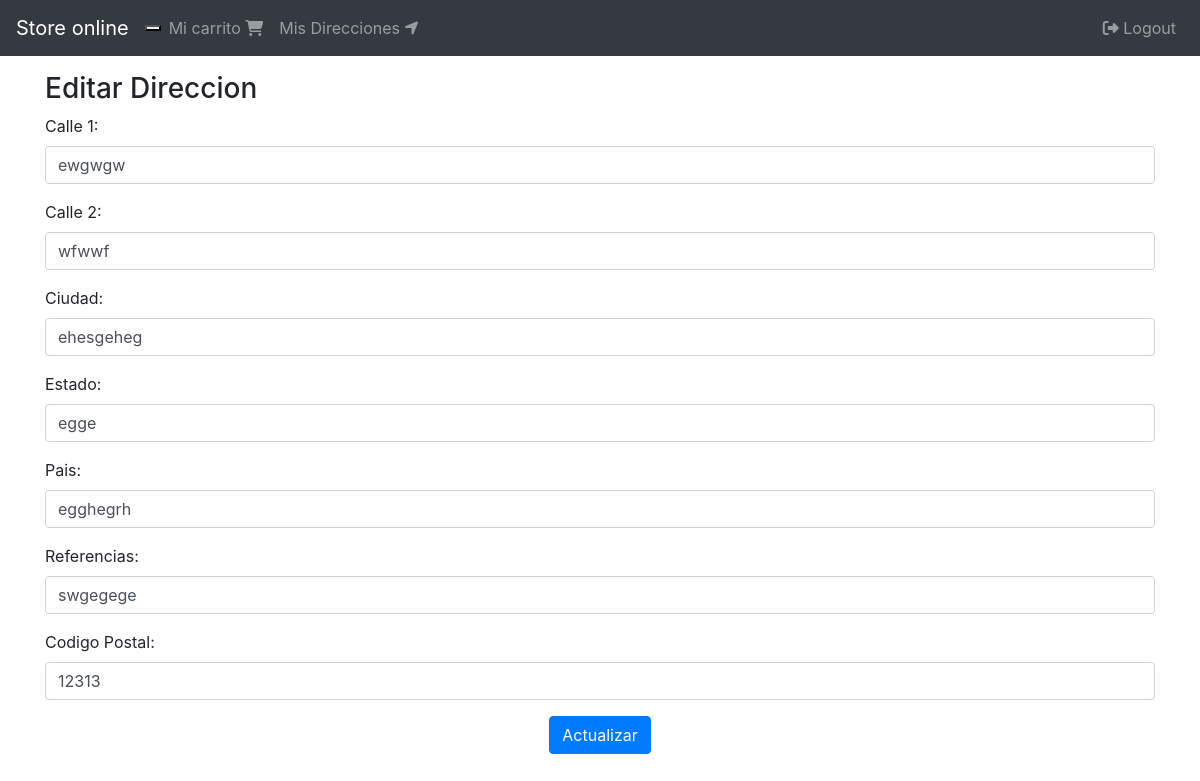
/direcciones/editar/55 (signed in), run on the app's committed database.
### shipping_address/models.py (models this page shows, shortened)
class ShippingAddress(models.Model):
    user = models.ForeignKey(User, null=False, blank=False, on_delete=models.CASCADE)
    line1 = models.CharField(max_length=200)
    line2 = models.CharField(max_length=200, blank=True)
    city = models.CharField(max_length=100)
    state = models.CharField(max_length=100)
    country = models.CharField(max_length=50)
    reference = models.CharField(max_length=300)
    postal_code = models.CharField(max_length=10, null=False, blank=False)
    default = models.BooleanField(default=False)
    create_at = models.DateTimeField(auto_now_add=True)

### shipping_address/views.py (the view, shortened to what this page needs)
# urls.py: path('editar/<int:pk>',views.ShippingAddressUpdateView.as_view(),name='update'),
class ShippingAddressUpdateView(LoginRequiredMixin, SuccessMessageMixin, generic.UpdateView):
    login_url = 'login'
    model = ShippingAddress
    form_class = ShippingAddressForm
    template_name = 'update.html'
    success_message = 'Direccion Actualizada Exitosamente'
    def dispatch(self, request, *args, **kwargs):
        if request.user.id != self.get_object().user_id:
            return redirect('carts:cart')
        return super(ShippingAddressUpdateView, self).dispatch(request, *args, **kwargs)

### shipping_address/forms.py
class ShippingAddressForm(ModelForm):
    class Meta:
        model = ShippingAddress
        fields = [
            'line1','line2','city','state','country','reference','postal_code'
        ]
        labels = {
            'line1':'Calle 1',
            'line2':'Calle 2',
            'city':'Ciudad',
            'state':'Estado',
            'country':'Pais',
            'postal_code':'Codigo Postal',
            'reference':'Referencias'
        }
    def __init__(self, *args, **kwargs ):
        super().__init__(*args, **kwargs)
        self.fields['postal_code'].widget.attrs.update({'placeholder':'0000'})
        for field in self.fields:
            self.fields[field].widget.attrs.update({'class':'form-control'})

### shipping_address/templates/update.html
{% extends 'base/base.html' %}
{% block content %}
    <div class="col">
        <div class="h3">
            Editar Direccion
        </div>
        {% include 'snippets/form.html' with message='Actualizar' %}
    </div>
{% endblock content %}

### shipping_address/templates/snippets/form.html (shortened to what this page needs)
<form method="post">{% csrf_token %}
    {% for field in form %}
        <div class="form-group">
            {{field.label_tag}}
            {{field}}
        </div>
    {% endfor %}
    <center><button type="submit" class="btn btn-primary">{{message}}</button></center>
</form>

### data on the page
ShippingAddress: form "ewgwgw" "wfwwf" "ehesgeheg" "egge" "egghegrh" "swgegege" "12313"

### other printed values
{{ field.label_tag }} "Calle 1:" "Calle 2:" "Ciudad:" "Estado:" "Pais:" "Referencias:" "Codigo Postal:"
{{ message }} "Actualizar"
